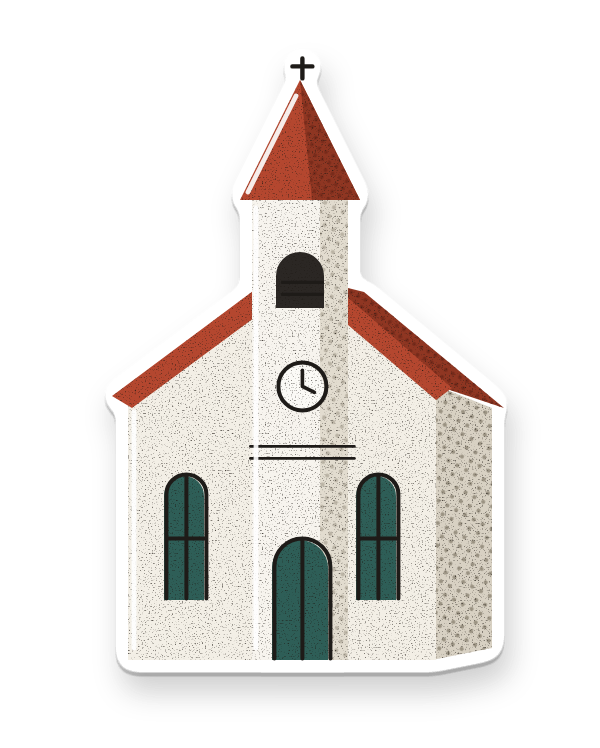
#> input picture app/assets/demo/church.png, 600 x 748 px; its folder holds 4 pictures in this run
$ python make_camera_assets.py
#> lines starting #> are read from the running program, lines starting #| are printed output that depends on the picture
#!/usr/bin/env python3
"""Membuat aset 4 kamera gratis (K-034): layout.json, overlay.png, lut.png.

Langkah (dari app/):
    node tool/render_camera_art.cjs      # bodi + ilustrasi etalase (Chromium)
    python3 tool/make_camera_assets.py   # layout, lubang jendela bidik, LUT

Butuh numpy dan Pillow.

overlay.png
    Bodi kamera layar penuh, 1170x2532 (3x dari kanvas acuan 390x844).
    Jendela bidik transparan; pratinjau kamera digambar di bawahnya.
    Tombol (tutup, lampu kilat, penghitung, Timer, Zoom, Balik, temuan
    terakhir, rana, Ganti kamera) TIDAK ada di gambar: aplikasi menggambarnya
    sebagai widget asli di posisi layout.json supaya bisa diakses.

layout.json
    Posisi dalam kanvas acuan 390x844. Untuk layar yang lebih tinggi atau
    lebih pendek, hanya pita `stretchBand` (sisi jendela bidik yang lurus)
    yang diregang ke atas/bawah; bagian atas dan bawah bodi tidak berubah.

lut.png
    LUT 3D 64^3 dalam gambar 512x512: 8x8 petak 64x64. Petak ke-b (baris
    b // 8, kolom b % 8) = biru b; di dalam petak x = merah, y = hijau.
    Butir (grain) bukan bagian LUT; kekuatannya ada di layout.json `effect`.
"""

from __future__ import annotations

import json
from pathlib import Path

import numpy as np
from PIL import Image, ImageDraw

APP = Path(__file__).resolve().parent.parent
ASSETS = APP / "assets" / "cameras"
BUILD = APP / "build" / "camera_art"
SCALE = 3


def rect(x, y, w, h):
    return {"x": x, "y": y, "width": w, "height": h}


# Diukur dari mockup v5 (artboard V5Kamera, V5KameraKotakPos, V5KameraKoran,
# V5KameraPagi). Tombol 48 px; Timer/Zoom/Balik 64 px termasuk label.
LAYOUTS = {
    "saku-35": {
        "stretchBand": {"top": 250, "bottom": 450},
        "viewfinder": {**rect(30, 124, 330, 440), "radius": 10},
        "controls": {
            "close": rect(22, 54, 48, 48),
            "flash": rect(262, 54, 48, 48),
            "counter": rect(318, 54, 52, 48),
            "timer": rect(26, 588, 64, 69),
            "zoom": rect(94, 588, 64, 69),
            "flip": rect(300, 588, 64, 69),
            "lastResult": rect(28, 692, 68, 68),
            "shutter": rect(147, 678, 96, 96),
            "switchCamera": rect(294, 686, 80, 89),
        },
        "style": {
            "button": {"shape": "roundedRect", "radius": 8, "fill": "#DDE0E4", "border": "#121212", "borderWidth": 2, "icon": "#121212"},
            "label": {"text": "#121212", "background": "#C9CCD1"},
            "counter": {"fill": "#121212", "border": "#121212", "text": "#D4F25C"},
            "shutter": {"ring": "#3048FF", "ringWidth": 6, "fill": "#EEF0F2", "outline": "#121212"},
        },
        "effect": {"name": "CCD hangat", "grain": 0.10},
    },
    "kotak-pos": {
        "stretchBand": {"top": 260, "bottom": 460},
        "viewfinder": {**rect(42, 168, 306, 398), "radius": 18},
        "controls": {
            "close": rect(24, 92, 48, 48),
            "flash": rect(264, 92, 48, 48),
            "counter": rect(318, 92, 52, 48),
            "timer": rect(24, 594, 64, 73),
            "zoom": rect(92, 594, 64, 73),
            "flip": rect(302, 594, 64, 73),
            "lastResult": rect(24, 692, 68, 68),
            "shutter": rect(145, 676, 100, 100),
            "switchCamera": rect(296, 686, 80, 89),
        },
        "style": {
            "button": {"shape": "circle", "radius": 0, "fill": "#1E1B18", "border": None, "borderWidth": 0, "icon": "#FFFFFF"},
            "label": {"text": "#121212", "background": "#FF7A2F"},
            "counter": {"fill": "#121212", "border": "#1E1B18", "text": "#D4F25C"},
            "shutter": {"ring": "#1E1B18", "ringWidth": 8, "fill": "#3048FF", "outline": "#FFFFFF"},
        },
        "effect": {"name": "Warna pop cerah", "grain": 0.0},
    },
    "koran": {
        "stretchBand": {"top": 240, "bottom": 440},
        "viewfinder": {**rect(28, 128, 334, 436), "radius": 2},
        "controls": {
            "close": rect(24, 56, 48, 48),
            "flash": rect(260, 56, 48, 48),
            "counter": rect(316, 56, 52, 48),
            "timer": rect(26, 584, 64, 69),
            "zoom": rect(94, 584, 64, 69),
            "flip": rect(300, 584, 64, 69),
            "lastResult": rect(32, 712, 68, 68),
            "shutter": rect(149, 698, 92, 92),
            "switchCamera": rect(292, 694, 80, 89),
        },
        "style": {
            "button": {"shape": "roundedRect", "radius": 3, "fill": "#2A2A30", "border": "#E9E5DA", "borderWidth": 2, "icon": "#FFFFFF"},
            "label": {"text": "#FFFFFF", "background": "#1E1E22"},
            "counter": {"fill": "#121212", "border": "#E9E5DA", "text": "#D4F25C"},
            "shutter": {"ring": "#F3F1EA", "ringWidth": 10, "fill": "#3048FF", "outline": "#121212"},
        },
        "effect": {"name": "Hitam-putih kasar", "grain": 0.35},
    },
    "pagi": {
        "stretchBand": {"top": 230, "bottom": 400},
        "viewfinder": {**rect(32, 138, 326, 428), "radius": 28},
        "controls": {
            "close": rect(24, 52, 48, 48),
            "flash": rect(258, 52, 48, 48),
            "counter": rect(318, 52, 52, 48),
            "timer": rect(28, 590, 64, 69),
            "zoom": rect(96, 590, 64, 69),
            "flip": rect(298, 590, 64, 69),
            "lastResult": rect(26, 694, 68, 68),
            "shutter": rect(146, 679, 98, 98),
            "switchCamera": rect(290, 688, 80, 89),
        },
        "style": {
            "button": {"shape": "circle", "radius": 0, "fill": "#F3EBD3", "border": "#121212", "borderWidth": 2, "icon": "#121212"},
            "label": {"text": "#121212", "background": "#9FE0C3"},
            "counter": {"fill": "#121212", "border": "#121212", "text": "#D4F25C"},
            "shutter": {"ring": "#F3EBD3", "ringWidth": 6, "fill": "#FFD84D", "outline": "#121212"},
        },
        "effect": {"name": "Pastel pudar", "grain": 0.06},
    },
}

# ------------------------------------------------------------------ LUT

N = 64


# [5 lines left out: function _identity, not called in this run]


def _luma(c):
    return c[..., 0] * 0.2126 + c[..., 1] * 0.7152 + c[..., 2] * 0.0722


def _saturate(c, amount):
    y = _luma(c)[..., None]
    return y + (c - y) * amount


def _contrast(c, amount, pivot=0.5):
    return (c - pivot) * amount + pivot


# [4 lines left out: function _s_curve, not called in this run]


def _lift(c, black, white=1.0):
    return black + c * (white - black)


# [39 lines left out: functions lut_saku_35, lut_kotak_pos, lut_koran, lut_pagi, not called in this run]


LUTS = {
    "saku-35": lut_saku_35,
    "kotak-pos": lut_kotak_pos,
    "koran": lut_koran,
    "pagi": lut_pagi,
}


# [35 lines left out: functions lut_image, apply_lut, punch_viewfinder, not called in this run]


def make_sample(path: Path) -> None:
    """Gambar uji pratinjau LUT: langit, tanah, stiker contoh, rampa abu-abu,
    dan spektrum warna."""
    import colorsys

    w, h = 360, 480
    img = np.zeros((h, w, 3), dtype=np.uint8)
    t = np.linspace(0, 1, 300)[:, None]
    img[:300] = np.stack([120 + 100 * t, 170 + 60 * t, 230 - 10 * t], -1).astype(np.uint8)
    img[300:] = (150, 140, 120)
    ramp = np.linspace(0, 255, w).astype(np.uint8)
    img[420:450] = np.stack([ramp] * 3, -1)
    hues = np.array([colorsys.hsv_to_rgb(x / w, 0.75, 0.9) for x in range(w)]) * 255
    img[450:480] = hues.astype(np.uint8)
    out = Image.fromarray(img, "RGB")
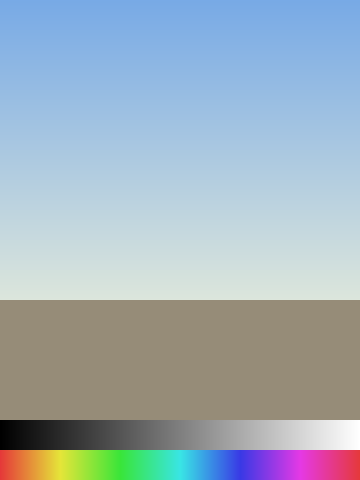
#> out: PIL image 360x480 RGB; mean R, G, B 160.3, 176.6, 187.2
    for name, (x, y, width) in {
        "church": (20, 60, 200),
        "angkot": (170, 250, 180),
        "mochi": (20, 300, 140),
        "warung-sign": (200, 40, 140),
    }.items():
        sticker = Image.open(APP / "assets" / "demo" / f"{name}.png").convert("RGBA")
#> sticker is the input picture: PIL image 600x748 RGBA; mean R, G, B, A 73.1, 69.9, 66.9, 92.4
        sticker = sticker.resize((width, round(sticker.height * width / sticker.width)))
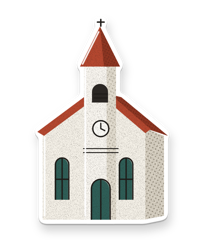
#> sticker: PIL image 200x249 RGBA; mean R, G, B, A 73.5, 70.4, 67.4, 92.3; transparent parts drawn white
        out.paste(sticker, (x, y), sticker)
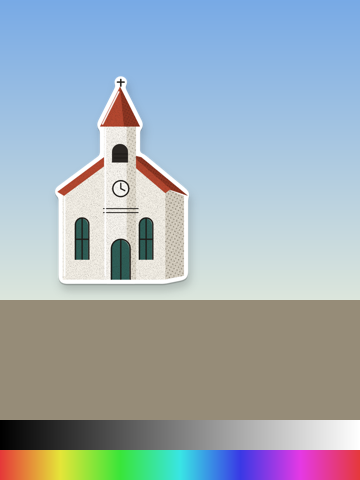
#> out: PIL image 360x480 RGB; mean R, G, B 161, 174.1, 182.7
#> pass 2 of the loop in make_sample, `for name, (x, y, width) in {`:
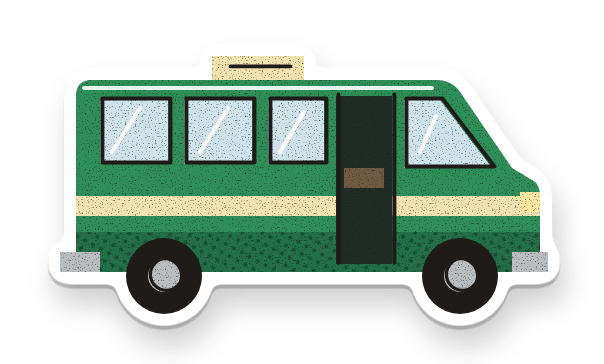
#> input picture app/assets/demo/angkot.png, 604 x 364 px
#> in make_sample, sticker is the input picture: PIL image 604x364 RGBA; mean R, G, B, A 62.8, 79.4, 68.6, 129.8
#> in make_sample, `sticker = sticker.resize((width, round(sticker.height * width / sticke..`:
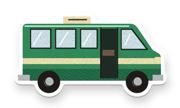
#> sticker: PIL image 180x108 RGBA; mean R, G, B, A 64.1, 80.7, 69.9, 129.8; transparent parts drawn white
#> in make_sample, `out.paste(sticker, (x, y), sticker)`:
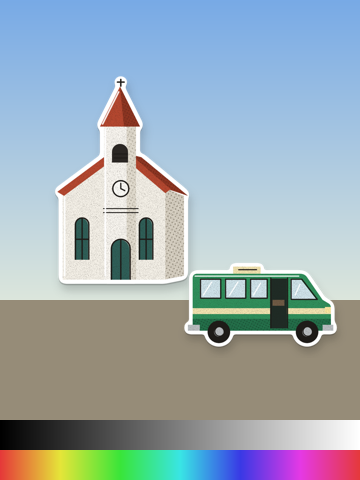
#> out: PIL image 360x480 RGB; mean R, G, B 157.6, 172.6, 180.9
#> pass 3 of the loop in make_sample, `for name, (x, y, width) in {`:
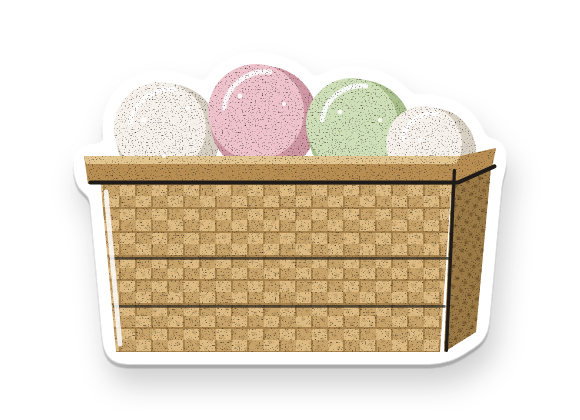
#> input picture app/assets/demo/mochi.png, 580 x 420 px
#> in make_sample, sticker is the input picture: PIL image 580x420 RGBA; mean R, G, B, A 97.8, 86.7, 70.1, 122.4
#> in make_sample, `sticker = sticker.resize((width, round(sticker.height * width / sticke..`:
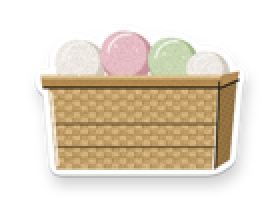
#> sticker: PIL image 140x101 RGBA (shown 2 times larger); mean R, G, B, A 99, 87.9, 71.3, 122.3; transparent parts drawn white
#> in make_sample, `out.paste(sticker, (x, y), sticker)`:
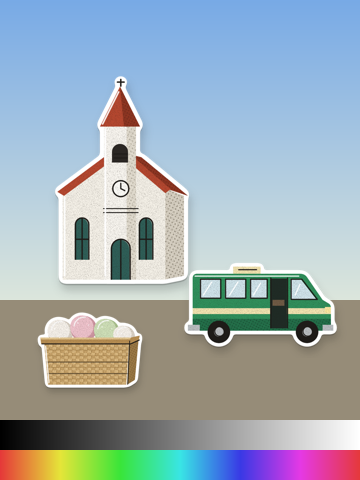
#> out: PIL image 360x480 RGB; mean R, G, B 159.5, 174, 181.7
#> the loop made 4 passes; the first 3 are shown
    path.parent.mkdir(parents=True, exist_ok=True)
    out.save(path)
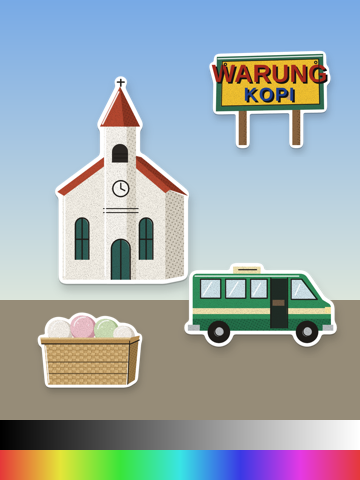
#> saved as sample.png: PIL image 360x480 RGB; mean R, G, B 160.1, 171.7, 175.2


def main() -> None:
    previews = []
    sample = BUILD / "sample.png"
    make_sample(sample)
    for cam, layout in LAYOUTS.items():
        dst = ASSETS / cam
        dst.mkdir(parents=True, exist_ok=True)
        doc = {"reference": {"width": 390, "height": 844}, **layout}
        (dst / "layout.json").write_text(json.dumps(doc, ensure_ascii=False, indent=2) + "\n")

#> (the run stopped early here; a loop or call above may not have finished)
